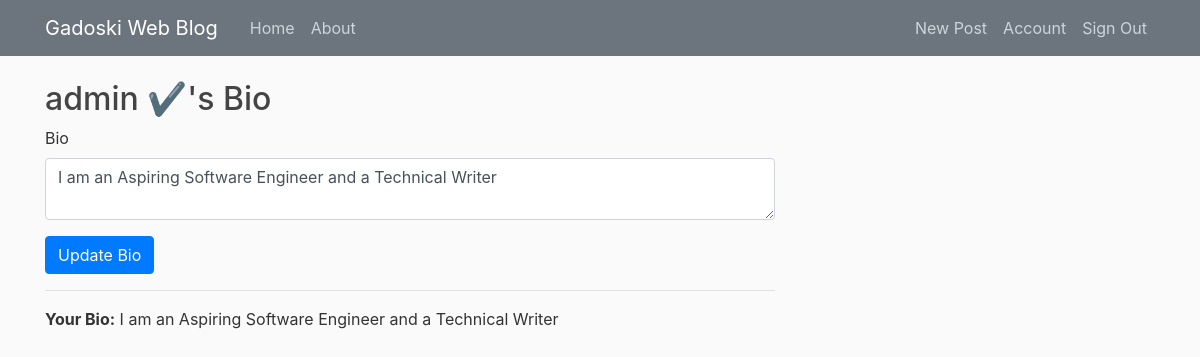
The app's page /bio (signed in) with its own data.
### flaskblog/models.py (models this page shows, shortened)
class User(db.Model, UserMixin):
    id = db.Column(db.Integer, primary_key=True)
    username = db.Column(db.String(22), unique=True, nullable=False)
    email = db.Column(db.String(120), unique=True, nullable=False)
    profile_image = db.Column(db.String(120), nullable=False, default='static/images/default.jpg')
    password = db.Column(db.String(120), nullable=False)
    posts = db.relationship('Post', backref='author', lazy=True)
    bio = db.Column(db.Text, nullable=True)

### flaskblog/users/routes.py (the view)
@users.route('/bio', methods=['GET', 'POST'])
@login_required
def bio():
    user = current_user
    form = BioForm()
    if form.validate_on_submit():
        user.bio = form.bio.data
        db.session.commit()
        flash('Your bio has been updated.', 'success')
        return redirect(url_for('users.bio'))
    form.bio.data = user.bio
    return render_template('bio.html', user=user, form=form)

### flaskblog/users/forms.py
class BioForm(Form):
    bio = TextAreaField('Your Bio', validators=[Required()])
    submit = MySubmit('Update Bio')

### flaskblog/models.py (called while the page is built)
@login_manager.user_loader
def load_user(user_id):
    return User.query.get(int(user_id))

### flaskblog/templates/bio.html (shortened to what this page needs)
{% extends "layout.html" %}
{% block data %}
<h2>{{ user.username }}'s Bio</h2>
<form method="POST" action="{{ url_for('users.bio') }}">
    <div class="form-group">
        <label for="bio">Bio</label>
        {{ form.bio(class="form-control") }}
    </div>
    <button type="submit" class="btn btn-primary">Update Bio</button>
</form>
<hr>
<p><strong>Your Bio:</strong> {{ user.bio }}</p>
{% endblock data %}

### flaskblog/static/main.css (style rules this page uses)
body { background: #fafafa; color: #333333; margin-top: 5rem; }
h1, h2, h3, h4, h5, h6 { color: #444444; }

### records on screen
User: username "admin ✔", bio "I am an Aspiring Software Engineer and a Technical Writer"
